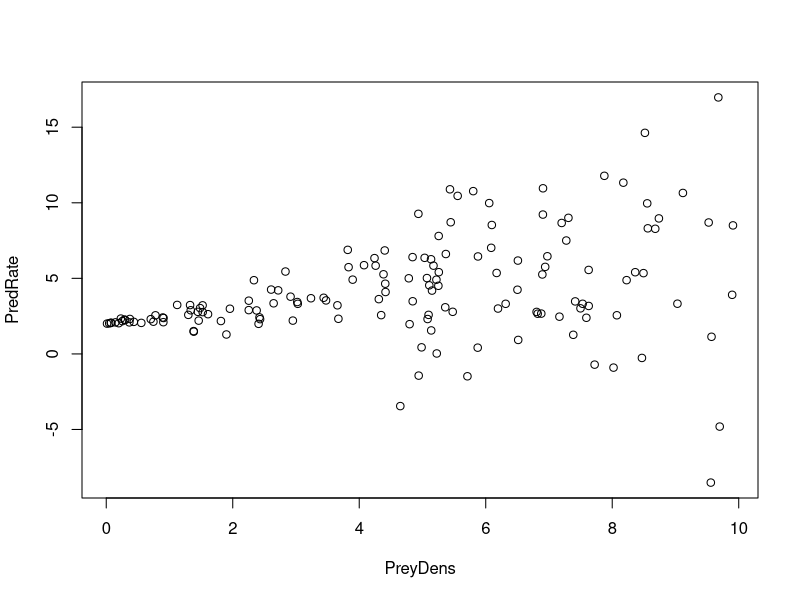
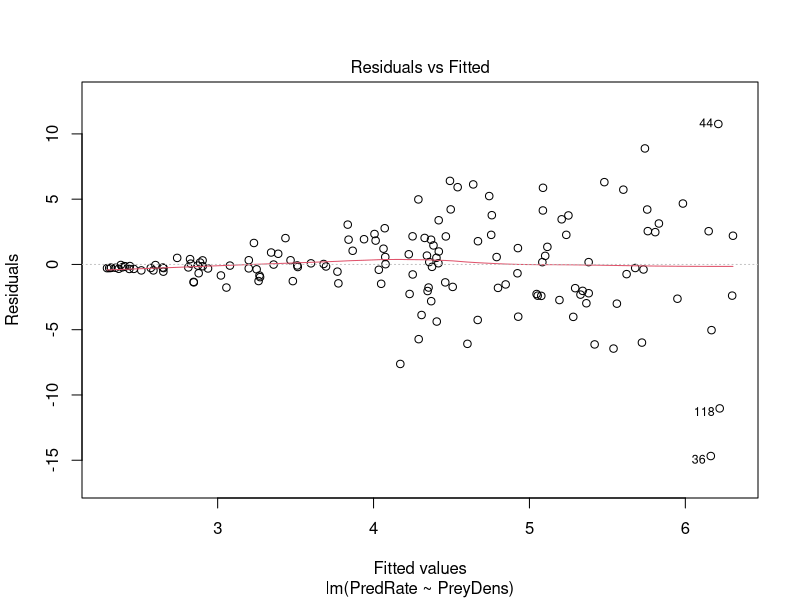
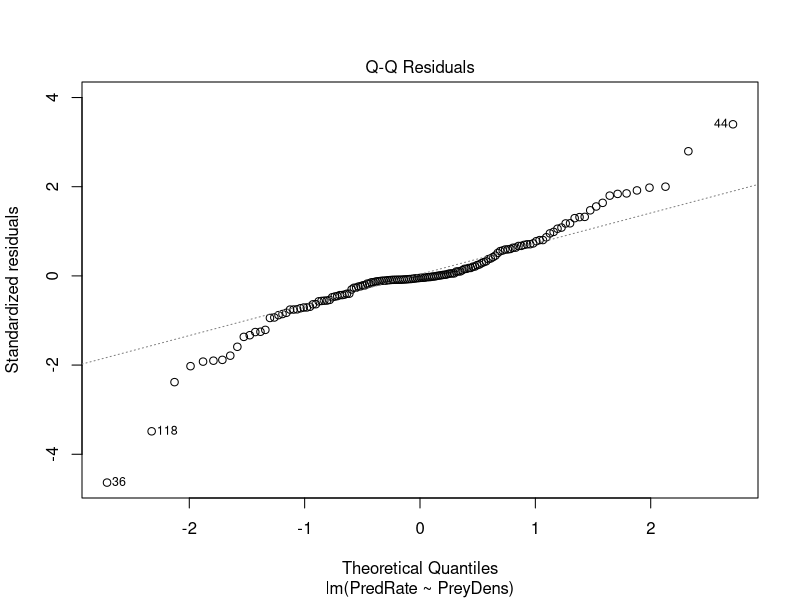
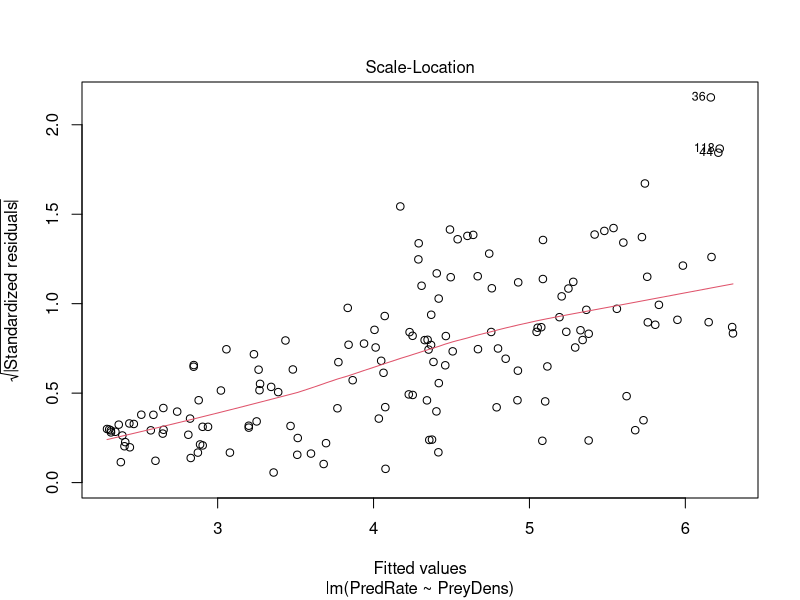
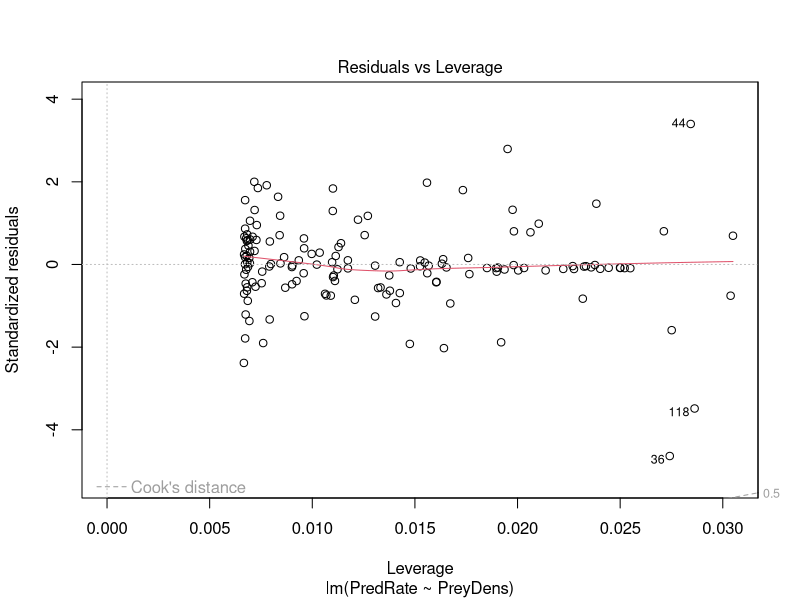
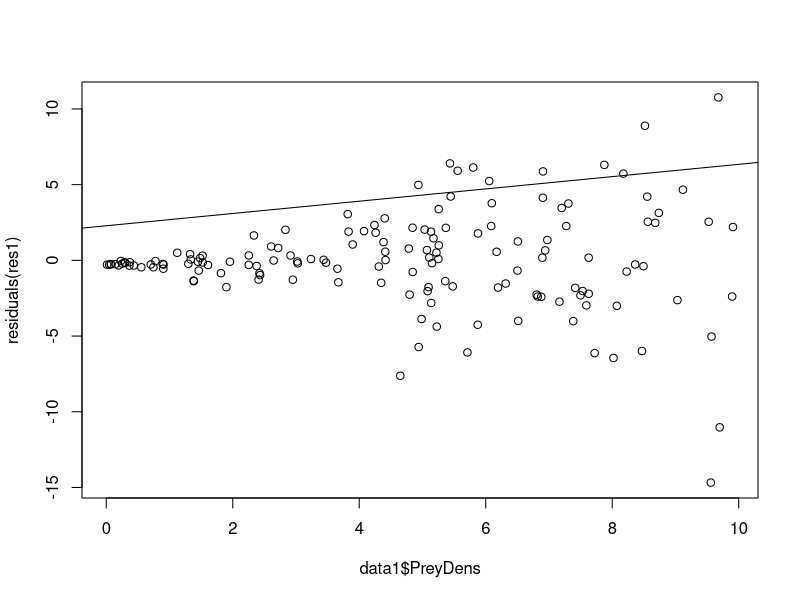
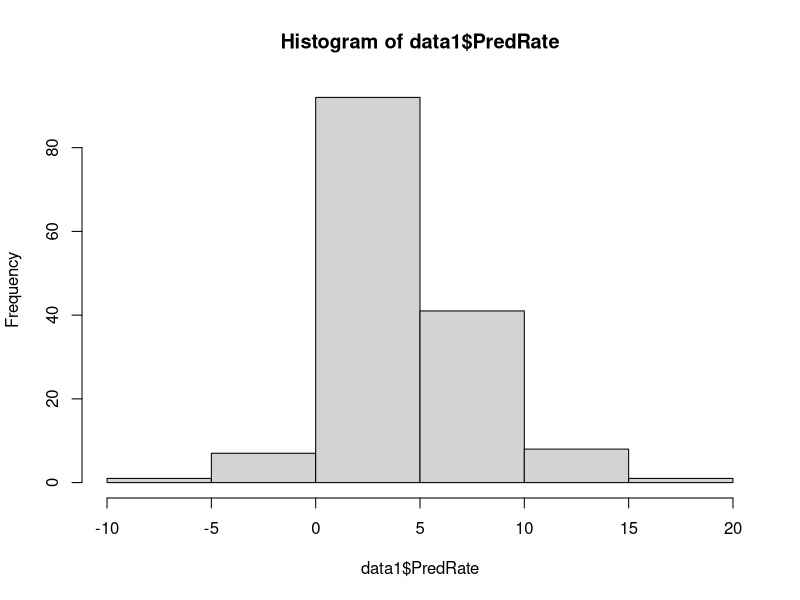
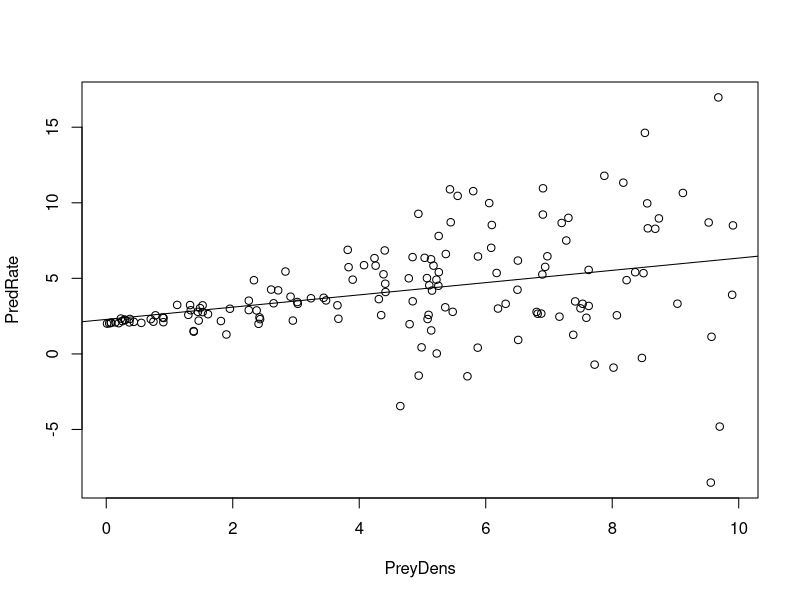

Write the R code that produced these figures, in order.
## ---- chunk 1
knitr::opts_chunk$set(echo = TRUE)
library(readr)
library(ggplot2)
library(dplyr)
## ---- chunk 2
data1 <- read_csv("Lab Data/Lab2/Ass3Data1.csv")
plot(PredRate~PreyDens, data = data1)
res1 <- lm(PredRate~PreyDens, data = data1)
plot(res1)
summary(res1)
residuals(res1)
plot(residuals(res1)~data1$PreyDens)
confint(res1)
abline(res1)
hist(data1$PredRate)

## ---- chunk 3
plot(PredRate~PreyDens, data = data1)
abline(res1)
## ---- chunk 4
data2 <- read_csv("Lab Data/Lab2/Ass3Data2.csv")
plot(BasalArea~Age, data = data2)
res2 <- lm(BasalArea~Age, data = data2)
plot(res2)
residuals(res2)
plot(residuals(res2)~data2$Age)
summary(res2)
confint(res2)
abline(res2)
hist(data2$BasalArea)
acf(residuals(res2)) [order(data2$Age)]

## ---- chunk 5
acf(residuals(res2)) [order(data2$Age)]
## ---- chunk 6
data3 <- read_csv("Lab Data/Lab2/Ass3Data3.csv")
plot(PreyDens~PredDens, data = data3)
res3 <- lm(PreyDens~PredDens, data = data3)
plot(res3)
residuals(res3)
plot(residuals(res3)~data3$PredDens)
summary(res3)
confint(res3)
abline(res3)
hist(data3$PreyDens)
acf(residuals(res3)) [order(data3$PredDens)]

## ---- chunk 7
plot(PreyDens~PredDens, data = data3)
abline(res3)
## ---- chunk 8
data4 <- read_csv("Lab Data/Lab2/Ass3Data4.csv")
plot(LitterSize~PreyDens, data = data4)
res4 <- lm(LitterSize~PreyDens, data = data4)
plot(res4)
residuals(res4)
plot(residuals(res4)~data4$PreyDens)
abline(a=0,b=0)
summary(res4)
confint(res4)
abline(res4)
hist(data4$LitterSize)
acf(residuals(res4)) [order(data4$PreyDens)]

## ---- chunk 9
plot(residuals(res4)~data4$PreyDens)
abline(a=0,b=0)
hist(data4$LitterSize)
## ---- chunk 10
data5 <- read_csv("Lab Data/Lab2/Ass3Data5.csv")
plot(ProbUse~RoadDens, data = data5)
res5 <- lm(ProbUse~RoadDens, data = data5)
plot(res5)
residuals(res5)
plot(residuals(res5)~data5$RoadDens)
abline(a=0,b=0)
summary(res5)
confint(res5)
abline(res5)
hist(data5$ProbUse)
acf(residuals(res5)) [order(data5$RoadDens)]

## ---- chunk 11
plot(ProbUse~RoadDens, data = data5)
abline(res5)
